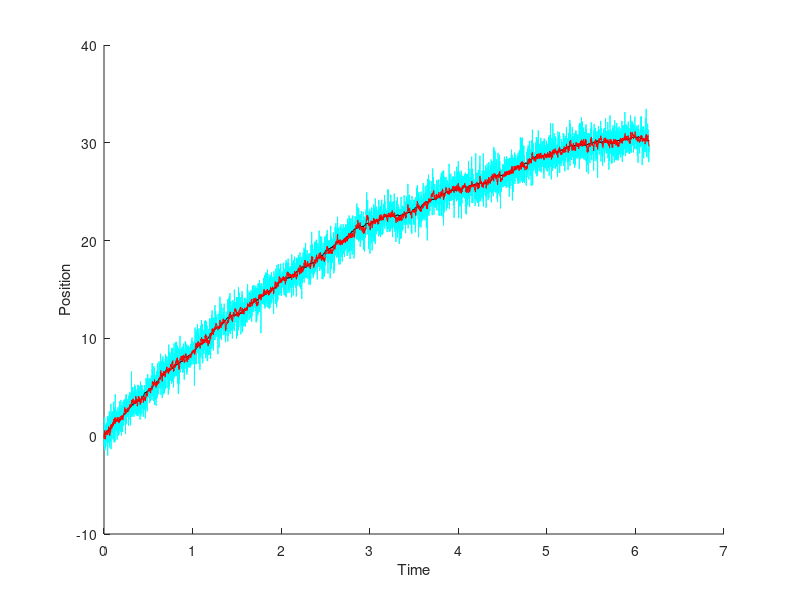

Recreate this plot in MATLAB.
% Process noise covariance matrix. Represents system noisiness
varQ = 0.02;
Q = [varQ 0; 0 varQ];

% Measurement noise covariance matrix. Represents measurement noisiness
varR = 1;
R = [varR 0; 0 varR];

% Start time and time step
t = 0;
dt = 0.001;

% Real, estimated, and modeled <position, vecocity> state vectors
x = [0; 10];
xHat = [0; 10];
xModel = [0; 10];

% State update matrix
F = [1 dt; 0 1];

% Control input matrix
m = 10;
B = [dt^2/(2*m); dt/m];

% Measurement-state transformation
H = [1 0; 0 1];

% Error covariance matrix
P = [1 0; 0 1];

% Data lists
times = [];
states = [];
measurements = [];
outputs = [];
model = [];

% Loop until car comes to a complete stop (velocity = 0)
while x(2) > 0
    % State update
    t = t + dt;
    u = -20; % Braking force applied at this time step

    x = F*x + B*u + normrnd(0, diag(Q));
    times = [times t];
    states = [states x];
    
    % Update model (ideal system with no noise)
    xModel = F*xModel + B*u;
    model = [model xModel];
    
    % Predict
    xHat = F*xHat + B*u;
    P = F*P*F.' + Q;
    
    % Kalman gain
    K = P*H.'*inv(H*P*H.' + R);
    
    % Measurement
    z = H * x + normrnd(0, diag(R));
    measurements = [measurements z];
    
    % Update
    xHat = xHat + K*(z - H*xHat);
    P = (eye(2) - K*H)*P;
    
    outputs = [outputs xHat];
end

hold on;

% Position
plot(times, measurements(1,:), 'cyan');
% plot(times, model(1,:), 'b');
plot(times, states(1,:), 'black');
plot(times, outputs(1,:), 'r');


% Velocity
% plot(times, measurements(2,:), 'y');
% plot(times, outputs(2,:), 'r');
% plot(times, model(2,:), 'b');
% plot(times, states(2,:), 'black');

xlabel('Time');
ylabel('Position')
%legend('Measurement','Model', 'Reality', 'Kalman Output')
